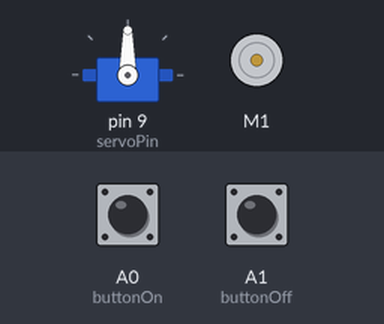
A sketch run on a simulated Arduino Uno, built with avr-gcc and run on an emulated ATmega328P. Parts: servo, DC motor (green arrow = forward, orange = backward, longer = faster). The inputs (shaded band) are chosen by the test bench; at power-on: A0 (buttonOn) HIGH, A1 (buttonOff) HIGH.

Above: at 1.2 s.
1.3 s: A0 (buttonOn) pulled LOW for 0.15 s
At 1.45 s:
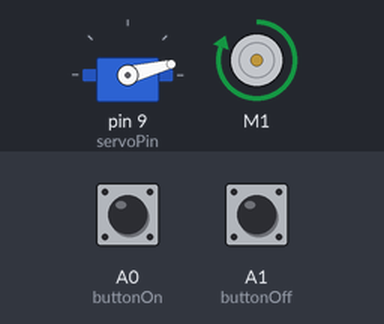
4.3 s: A1 (buttonOff) pulled LOW for 1 s
At 5.38 s:
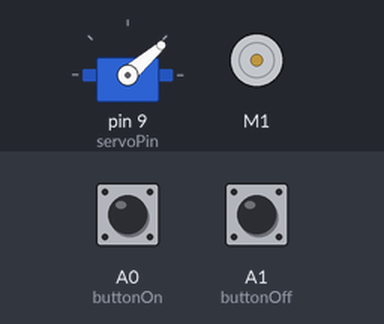
7.6 s: A0 (buttonOn) pulled LOW for 1 s
At 9.0 s:
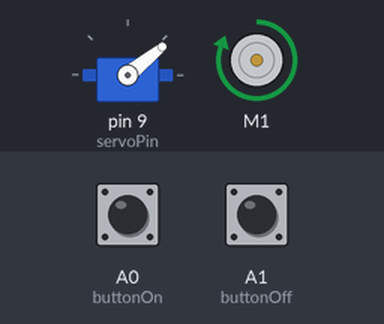
Timing chart, 0 to 17.2 s (numbered marks = the images above; inputs shaded):
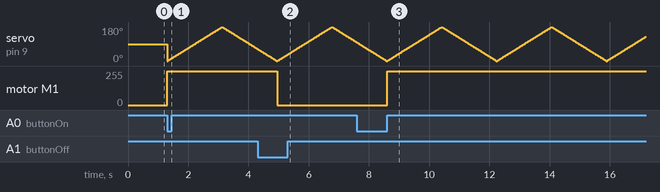

Measured:
- after the input at 1.3 s, motor M1: stopped → forward 255/255 at once
- after the input at 4.3 s, motor M1: forward 255/255 → stopped after 0.66 s
- after the input at 7.6 s, motor M1: stopped → forward 255/255 after 1.0 s

The sketch:

R35._Mini_Table_Fan_Using_DC_Motor.ino
```cpp
/*
Components Used:
- Arduino Board
- Motor Shield
- DC Motor (Connected via Motor Shield)
- Servo Motor
- 3 Push Buttons (DC Motor ON, DC Motor OFF, Servo Start/Stop)
- Breadboard
- Jumper Wires
*/

#include <AFMotor.h>
#include <Servo.h>

Servo fanServo;  // Create a Servo object
int servoPin = 9;  // Servo connected to Pin 9

AF_DCMotor fanMotor(1); // DC Motor connected to M1 on Motor Shield

// Button pins
int buttonOn = A0;     // DC Motor ON button
int buttonOff = A1;    // DC Motor OFF button

bool servoRunning = false; // Flag to control servo movement

void setup() {
  pinMode(buttonOn, INPUT_PULLUP);
  pinMode(buttonOff, INPUT_PULLUP);
  fanServo.attach(servoPin); // Attach servo
}

void loop() {
  // DC Motor Control
  if (digitalRead(buttonOn) == 0) {
    fanMotor.setSpeed(255);  // Set speed to max (0-255)
    fanMotor.run(FORWARD);   // Turn DC Motor ON
    servoRunning = true;
  }
  if (digitalRead(buttonOff) == 0) {
    fanMotor.run(RELEASE);   // Turn DC Motor OFF
  }

  // If servo is running, rotate from 0 to 180 and back
  if (servoRunning) {
    for (int angle = 0; angle <= 180; angle++) {
      fanServo.write(angle);
      delay(10);
    }
    for (int angle = 180; angle >= 0; angle--) {
      fanServo.write(angle);
      delay(10);
    }
  }
}
```
